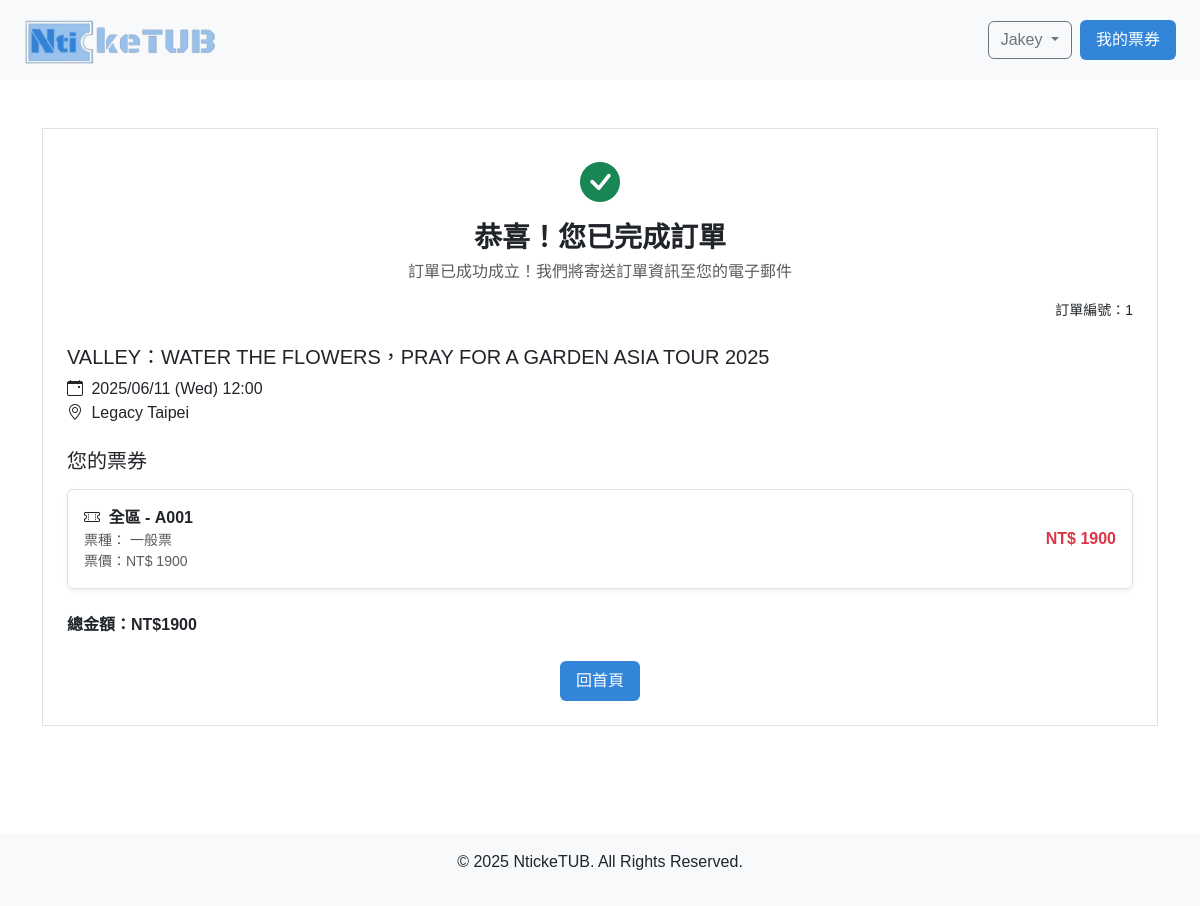
The page /ticket/order-complete/1 (signed in) on the database its author committed.
### models/member.py (models this page shows, shortened)
class Member(UserMixin, db.Model):  # ← 加上 UserMixin
  __tablename__ = 'Member'
  mem_id = db.Column(db.Integer, primary_key=True)
  mem_name = db.Column(db.String(255))
  mem_email = db.Column(db.String(255))
  mem_pwd = db.Column(db.String(255))
  birthday = db.Column(db.Date)
  mem_phone = db.Column(db.String(10))
  createdAt = db.Column(db.DateTime, default=func.now())
  updatedAt = db.Column(db.DateTime, default=func.now(), onupdate=func.now())

### models/order.py (models this page shows)
class Order(db.Model):
  __tablename__ = 'Orders'
  order_id = db.Column(db.Integer, primary_key=True)
  order_status = db.Column(db.String(1), nullable=False, default='P')
  buyer_name = db.Column(db.String(255))
  buyer_email = db.Column(db.String(255))
  buyer_phone = db.Column(db.String(10))
  total_price = db.Column(db.Integer)
  mem_id = db.Column(db.Integer, db.ForeignKey('Member.mem_id'))
  createdAt = db.Column(db.DateTime, default=func.now())
  updatedAt = db.Column(db.DateTime, default=func.now(), onupdate=func.now())
  payment = relationship('Payment', back_populates='order')

### models/show.py (models this page shows, shortened)
class Show(db.Model):
    __tablename__ = 'Show'
    show_id = db.Column(db.Integer, primary_key=True)
    show_name = db.Column(db.String(255))
    show_desc = db.Column(db.Text)
    show_pic = db.Column(db.Text)
    start_date = db.Column(Date)
    end_date = db.Column(Date)
    host_id = db.Column(db.Integer, db.ForeignKey('Host.host_id'))
    location_id = db.Column(db.Integer, db.ForeignKey('Location.loc_id'))
    createdAt = db.Column(db.DateTime, default=func.now())
    updatedAt = db.Column(db.DateTime, default=func.now(), onupdate=func.now())
    host=db.relationship('Host')

### models/game.py (models this page shows)
class Game(db.Model):
  __tablename__ = 'Game'
  game_id = db.Column(db.Integer, primary_key=True)
  game_date = db.Column(db.Date)
  game_time = db.Column(db.Time)
  sale_start_time = db.Column(db.DateTime)
  sale_end_time = db.Column(db.DateTime)
  game_status = db.Column(db.String(1))
  total_seats = db.Column(db.Integer)
  available_seats = db.Column(db.Integer)
  show_id = db.Column(db.Integer, db.ForeignKey('Show.show_id'))
  createdAt = db.Column(db.DateTime, default=func.now())
  updatedAt = db.Column(db.DateTime, default=func.now(), onupdate=func.now())

### models/location.py (models this page shows)
class Location(db.Model):
  __tablename__ = 'Location'
  loc_id = db.Column(db.Integer, primary_key=True)
  loc_name = db.Column(db.String(255))
  createdAt = db.Column(db.DateTime, default=func.now())
  updatedAt = db.Column(db.DateTime, default=func.now(), onupdate=func.now())

### models/ticket.py (models this page shows)
class Ticket(db.Model):
    __tablename__ = 'Ticket'
    ticket_id = db.Column(db.Integer, primary_key=True)
    seat_no = db.Column(db.String(4))
    ticket_status = db.Column(db.String(1))
    is_disabled = db.Column(db.Boolean, default=False)
    order_id = db.Column(db.Integer, db.ForeignKey('Orders.order_id'))
    game_id = db.Column(db.Integer, db.ForeignKey('Game.game_id'))
    area_id = db.Column(db.Integer, db.ForeignKey('Area.area_id'))
    createdAt = db.Column(db.DateTime, default=func.now())
    updatedAt = db.Column(db.DateTime, default=func.now(), onupdate=func.now())
    area = db.relationship('Area', backref='tickets')

### models/area.py (models this page shows)
class Area(db.Model):
  __tablename__ = 'Area'
  area_id = db.Column(db.Integer, primary_key=True)
  area_name = db.Column(db.String(255))
  seat_count = db.Column(db.Integer)
  price = db.Column(db.Integer)
  disabled_price = db.Column(db.Integer)
  disabled_seats = db.Column(db.Integer)
  loc_id = db.Column(db.Integer, db.ForeignKey('Location.loc_id'))
  sect_id = db.Column(db.Integer, db.ForeignKey('Section.sect_id'))
  createdAt = db.Column(db.DateTime, default=func.now())
  updatedAt = db.Column(db.DateTime, default=func.now(), onupdate=func.now())

### app.py (the view)
@app.route('/ticket/order-complete/<int:order_id>')
@login_required
def order_complete(order_id):
    order = Order.query.filter_by(order_id=order_id, order_status='Y').first()
    if not order:
        return redirect(url_for('index'))
    tickets = Ticket.query.filter_by(order_id=order_id).all()
    if tickets:
        game = Game.query.get(tickets[0].game_id)
        show = Show.query.get(game.show_id)
        location = Location.query.get(show.location_id)
    else:
        game = show = location = None
    return render_template(
        'order_complete.html',
            order=order,
            tickets=tickets,
            show=show,
            game=game,
            location=location
        )

### app.py (called while the page is built)
@login_manager.user_loader
def load_user(user_id):
    return Member.query.get(int(user_id))

### templates/order_complete.html (shortened to what this page needs)
{% extends "layout.html" %}
{% block content %}
<div class="container my-5">
  <div class="border p-4 text-center">
    <div class="mb-3">
      <i class="bi bi-check-circle-fill fs-1 text-success"></i>
      <h3 class="fw-bold mt-2">恭喜！您已完成訂單</h3>
      <p class="text-muted">訂單已成功成立！我們將寄送訂單資訊至您的電子郵件</p>
      <div class="text-end small">訂單編號：{{ order.order_id }}</div>
    </div>
    <div class="text-start my-4">
      <h5>{{ show.show_name if show else '未找到節目' }}</h5>
      <div>
        <i class="bi bi-calendar-event me-1"></i>
        {{ game.game_date.strftime('%Y/%m/%d') }} ({{ game.game_date.strftime('%a') }}) {{ game.game_time.strftime('%H:%M') }}
      </div>
      <div>
        <i class="bi bi-geo-alt me-1"></i>
        {{ location.loc_name if location else '未知地點' }}
      </div>
    </div>
    <div class="text-start my-4">
      <h5 class="mb-3">您的票券</h5>
      <div class="row row-cols-1 g-3">
        {% for ticket in tickets %}
        <div class="col">
          <div class="border rounded p-3 shadow-sm d-flex justify-content-between align-items-center">
            <div>
              <div class="fw-bold">
                <i class="bi bi-ticket-perforated me-1"></i>
                {{ ticket.area.area_name }} - {{ ticket.seat_no }}
              </div>
              <div class="small text-muted">
                票種：
                {% if ticket.is_disabled %}
                身障票
                {% else %}
                一般票
                {% endif %}
              </div>
              <div class="small text-muted">
                票價：NT$
                {% if ticket.is_disabled %}
                {{ ticket.area.disabled_price }}
                {% else %}
                {{ ticket.area.price }}
                {% endif %}
              </div>
            </div>
            <div class="fw-bold text-danger">
              NT$
              {% if ticket.is_disabled %}
              {{ ticket.area.disabled_price }}
              {% else %}
              {{ ticket.area.price }}
              {% endif %}
            </div>
          </div>
        </div>
        {% endfor %}
      </div>
    </div>
    <div class="text-start mb-4">
      <p class="fw-bold">總金額：NT${{ order.total_price }}</p>
    </div>
    <div class="d-flex justify-content-center">
      <button class="button-deepblue" onclick="location.href='/'">回首頁</button>
    </div>
  </div>
</div>
{% endblock %}

### templates/layout.html (shortened to what this page needs)
<!DOCTYPE html>
<html lang="zh-Hant">
<head>
  <link href="https://cdn.jsdelivr.net/npm/bootstrap@5.3.0/dist/css/bootstrap.min.css" rel="stylesheet" />
  <link rel="stylesheet" href="{{ url_for('static', filename='style.css') }}" />
  <link href="https://cdn.jsdelivr.net/npm/bootstrap-icons@1.10.5/font/bootstrap-icons.css" rel="stylesheet" />
</head>
<body>
  <nav class="navbar bg-light px-4" style="min-height: 80px; padding-top: 12px; padding-bottom: 12px;">
    <a href="{{ url_for('index') }}" style="display: flex; align-items: center;">
      <img src="{{ url_for('static', filename='file/logo3.png') }}"
           alt="NtickeTUB Logo"
           style="height: 48px; object-fit: contain;">
    </a>
    <div>
    <div class="d-flex align-items-center">
      {% if current_user.is_authenticated %}
        <div class="dropdown">
          <button class="btn btn-outline-secondary dropdown-toggle me-2" type="button" id="userDropdown"
                  data-bs-toggle="dropdown" aria-expanded="false">
            {{ current_user.mem_name }}
          </button>
        </div>
      {% else %}
      <a href="{{ url_for('login') }}" class="button-deepblue me-2">我的會員</a>
      {% endif %}
      <a href="{{ url_for('my_tickets') }}" class="button-deepblue">我的票券</a>
    </div>
  </nav>
  <main style="padding-bottom: 60px;">
    {% block content %}{% endblock %}
  </main>
  <footer class="bg-light text-center py-3">
    <p>&copy; 2025 NtickeTUB. All Rights Reserved.</p>
  </footer>
</body>
</html>

### static/style.css (style rules this page uses)
body { font-family: Arial, sans-serif; }
h3 { margin-bottom: 5px; }
button { padding: 5px 10px; background-color: darkorange; color: white; border: none; cursor: pointer; }
.bg-light { background-color: #f8f9fa !important; }
.button-deepblue { background-color: #3385D9; color: white; border: none; border-radius: 6px; padding: 8px 16px; cursor: pointer; text-decoration: none; transition: background-color 0.2s ease; }

### templates/layout.html (style rules this page uses)
body { margin: 0; padding: 0; }
:root { --main-blue: #99C2EC; --blue-hover: #79AEE5; --blue-active: #3385D9; }
.button-deepblue { background-color: #3385D9; color: white; border: none; border-radius: 6px; padding: 8px 16px; cursor: pointer; text-decoration: none; transition: background-color 0.2s ease; }

### rows shown on the page
Member: mem_name "Jakey"
Order: order_id "1", total_price "1900"
Show: show_name "VALLEY：WATER THE FLOWERS，PRAY FOR A GARDEN ASIA TOUR 2025"
Game: game_date "2025/06/11", game_date "Wed", game_time "12:00"
Location: loc_name "Legacy Taipei"
Ticket: area.area_name "全區", seat_no "A001", is_disabled "一般票", area.price "1900"
